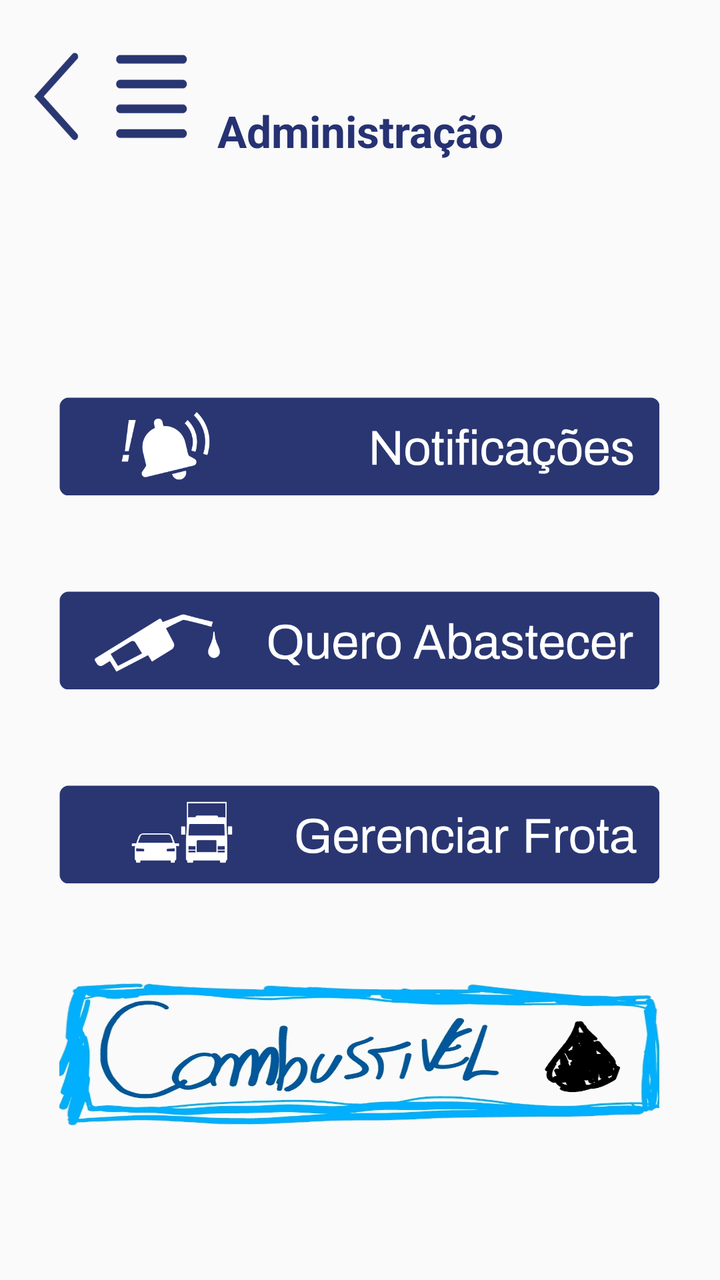
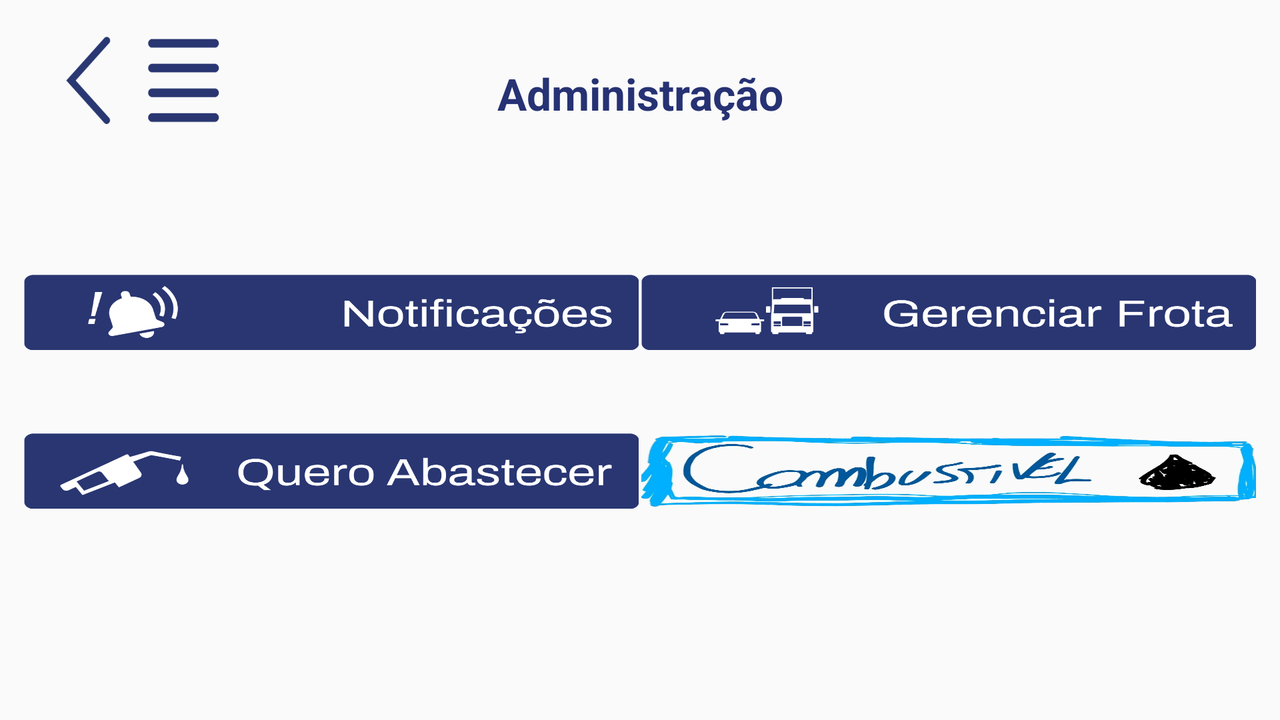

An Android layout and its configuration variant, each rendered on a device that would load it. The default file and the variant file are quoted in full after the pictures.
<!-- AndroidManifest.xml: application theme Theme.Motorista_MKV -->
<!-- res/layout/activity_adm.xml -->
<?xml version="1.0" encoding="utf-8"?>
<androidx.constraintlayout.widget.ConstraintLayout xmlns:android="http://schemas.android.com/apk/res/android"
    xmlns:app="http://schemas.android.com/apk/res-auto"
    xmlns:tools="http://schemas.android.com/tools"
    android:layout_width="match_parent"
    android:layout_height="match_parent"
    tools:context=".AdmActivity">

    <TextView
        android:id="@+id/tvTitulo2"
        android:layout_width="wrap_content"
        android:layout_height="wrap_content"
        android:text="Administração"
        android:textColor="@color/azul_escuro"
        android:textSize="22sp"
        android:textStyle="bold"
        app:layout_constraintBottom_toBottomOf="@+id/backButton"
        app:layout_constraintEnd_toEndOf="parent"
        app:layout_constraintStart_toStartOf="parent" />

    <Button
        android:id="@+id/notiButton"
        android:layout_width="300dp"
        android:layout_height="49dp"
        android:layout_marginBottom="48dp"
        android:background="@drawable/notificacoes"
        app:layout_constraintBottom_toTopOf="@+id/fuelButton"
        app:layout_constraintEnd_toEndOf="parent"
        app:layout_constraintHorizontal_bias="0.495"
        app:layout_constraintStart_toStartOf="parent" />

    <Button
        android:id="@+id/truckButton"
        android:layout_width="300dp"
        android:layout_height="49dp"
        android:layout_marginTop="48dp"
        android:background="@drawable/frota"
        app:layout_constraintEnd_toEndOf="parent"
        app:layout_constraintHorizontal_bias="0.495"
        app:layout_constraintStart_toStartOf="parent"
        app:layout_constraintTop_toBottomOf="@+id/fuelButton" />

    <Button
        android:id="@+id/CombButt"
        android:layout_width="300dp"
        android:layout_height="75dp"
        android:layout_marginTop="48dp"
        android:background="@drawable/combustivel"
        app:layout_constraintEnd_toEndOf="parent"
        app:layout_constraintHorizontal_bias="0.495"
        app:layout_constraintStart_toStartOf="parent"
        app:layout_constraintTop_toBottomOf="@+id/truckButton" />

    <Button
        android:id="@+id/fuelButton"
        android:layout_width="300dp"
        android:layout_height="49dp"
        android:background="@drawable/quero_abastecer"
        app:layout_constraintBottom_toBottomOf="parent"
        app:layout_constraintEnd_toEndOf="parent"
        app:layout_constraintHorizontal_bias="0.495"
        app:layout_constraintStart_toStartOf="parent"
        app:layout_constraintTop_toTopOf="parent" />

    <Button
        android:id="@+id/backButton"
        android:layout_width="110dp"
        android:layout_height="64dp"
        android:layout_marginTop="16dp"
        android:background="@drawable/voltar_menu"
        app:layout_constraintStart_toStartOf="parent"
        app:layout_constraintTop_toTopOf="parent" />


</androidx.constraintlayout.widget.ConstraintLayout>
<!-- resources referenced by this layout -->
<resources>
  <color name="azul_escuro">#263273</color>
  <!-- drawable combustivel: png bitmap (drawable, 233976 bytes) -->
  <!-- drawable frota: png bitmap (drawable, 13635 bytes) -->
  <!-- drawable notificacoes: png bitmap (drawable, 16311 bytes) -->
  <!-- drawable quero_abastecer: png bitmap (drawable, 19016 bytes) -->
  <!-- drawable voltar_menu: png bitmap (drawable, 2036 bytes) -->
  <style name="Theme.Motorista_MKV" parent="Theme.AppCompat.DayNight.NoActionBar">
          
          <item name="colorPrimary">@color/purple_500</item>
          <item name="colorPrimaryVariant">@color/azul_escuro</item>
          <item name="colorPrimaryContainer">@color/azul_escuro</item>
          <item name="colorOnPrimary">@color/white</item>
          
          <item name="colorSecondary">@color/teal_200</item>
          <item name="colorSecondaryVariant">@color/teal_700</item>
          <item name="colorOnSecondary">@color/white</item>
          
          <item name="android:statusBarColor">?attr/colorPrimaryVariant</item>
          
          <item name="colorSurface">@color/white</item>
          <item name="colorOnSurface">@color/black</item>
      </style>
  <color name="purple_500">#FF6200EE</color>
  <color name="white">#FFFFFFFF</color>
  <color name="teal_200">#FF03DAC5</color>
  <color name="teal_700">#FF018786</color>
  <color name="black">#FF000000</color>
</resources>
<!-- res/layout-land/activity_adm.xml (the repository's variant of the layout above) -->
<!-- drawn on the phone turned sideways -->
<?xml version="1.0" encoding="utf-8"?>
<androidx.constraintlayout.widget.ConstraintLayout
    xmlns:android="http://schemas.android.com/apk/res/android"
    xmlns:app="http://schemas.android.com/apk/res-auto"
    xmlns:tools="http://schemas.android.com/tools"
    android:layout_width="match_parent"
    android:layout_height="match_parent"
    tools:context=".AdmActivity">

    
    <TextView
        android:id="@+id/tvTitulo2"
        android:layout_width="wrap_content"
        android:layout_height="wrap_content"
        android:text="Administração"
        android:textColor="@color/azul_escuro"
        android:textSize="22sp"
        android:textStyle="bold"
        app:layout_constraintTop_toTopOf="parent"
        app:layout_constraintStart_toStartOf="parent"
        app:layout_constraintEnd_toEndOf="parent"
        android:layout_marginTop="32dp" />

    
    <androidx.constraintlayout.widget.ConstraintLayout
        android:id="@+id/layoutBotoes"
        android:layout_width="0dp"
        android:layout_height="0dp"
        app:layout_constraintTop_toBottomOf="@id/tvTitulo2"
        app:layout_constraintStart_toStartOf="parent"
        app:layout_constraintEnd_toEndOf="parent"
        app:layout_constraintBottom_toBottomOf="parent"
        android:layout_marginTop="64dp"
        android:layout_marginBottom="64dp">

        
        <Button
            android:id="@+id/notiButton"
            android:layout_width="0dp"
            android:layout_height="0dp"
            android:layout_margin="12dp"
            android:background="@drawable/notificacoes"
            app:layout_constraintHeight_percent="0.22"
            app:layout_constraintStart_toStartOf="parent"
            app:layout_constraintWidth_percent="0.48"
            app:layout_constraintTop_toTopOf="parent" />

        
        <Button
            android:id="@+id/truckButton"
            android:layout_width="0dp"
            android:layout_height="0dp"
            android:layout_margin="12dp"
            android:background="@drawable/frota"
            app:layout_constraintEnd_toEndOf="parent"
            app:layout_constraintHeight_percent="0.22"
            app:layout_constraintWidth_percent="0.48"
            app:layout_constraintTop_toTopOf="parent" />

        
        <Button
            android:id="@+id/fuelButton"
            android:layout_width="0dp"
            android:layout_height="0dp"
            android:layout_margin="12dp"
            android:background="@drawable/quero_abastecer"
            app:layout_constraintBottom_toBottomOf="parent"
            app:layout_constraintHeight_percent="0.22"
            app:layout_constraintStart_toStartOf="parent"
            app:layout_constraintTop_toBottomOf="@id/notiButton"
            app:layout_constraintWidth_percent="0.48" />

        
        <Button
            android:id="@+id/CombButt"
            android:layout_width="0dp"
            android:layout_height="0dp"
            android:layout_margin="12dp"
            android:background="@drawable/combustivel"
            app:layout_constraintBottom_toBottomOf="parent"
            app:layout_constraintEnd_toEndOf="parent"
            app:layout_constraintHeight_percent="0.22"
            app:layout_constraintTop_toBottomOf="@id/truckButton"
            app:layout_constraintWidth_percent="0.48" />

    </androidx.constraintlayout.widget.ConstraintLayout>

    
    <Button
        android:id="@+id/backButton"
        android:layout_width="110dp"
        android:layout_height="64dp"
        android:layout_marginStart="16dp"
        android:layout_marginTop="8dp"
        android:background="@drawable/voltar_menu"
        app:layout_constraintStart_toStartOf="parent"
        app:layout_constraintTop_toTopOf="parent" />

</androidx.constraintlayout.widget.ConstraintLayout>
